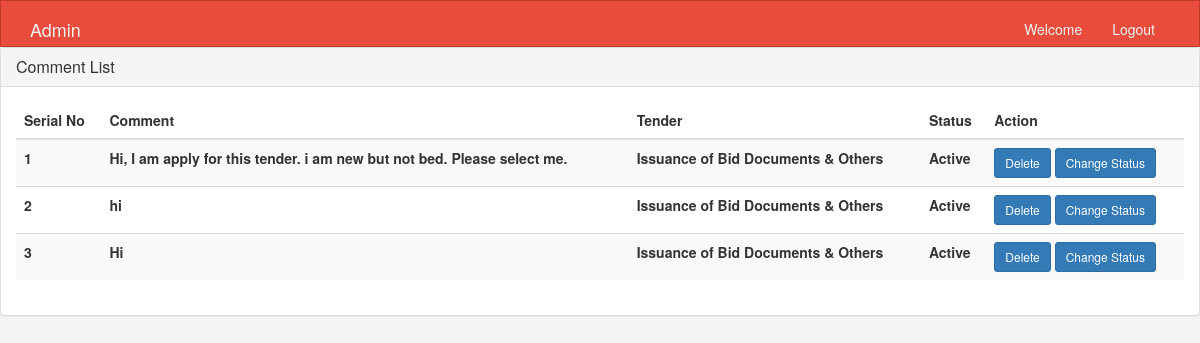
Screenshot of /E-tender/admincomment.php (signed in) with the database file from the repository.
### tables this page shows
CREATE TABLE `comments` (
  `comment_id` int(11) NOT NULL,
  `comment` text NOT NULL,
  `user_id` int(11) NOT NULL,
  `tender_id` int(11) NOT NULL,
  `comment_parent_id` int(11) NOT NULL,
  `comment_date` datetime NOT NULL,
  `comment_dom` timestamp NOT NULL DEFAULT CURRENT_TIMESTAMP,
  `comment_status` tinyint(1) NOT NULL DEFAULT '1'
);

CREATE TABLE `tenders` (
  `tender_id` int(11) NOT NULL,
  `tender_name` varchar(255) NOT NULL,
  `tender_price` decimal(10,0) NOT NULL,
  `tender_work` text NOT NULL,
  `tender_no` text NOT NULL,
  `publish_date` date NOT NULL,
  `selling_end_date` date NOT NULL,
  `tender_opening_date` datetime NOT NULL,
  `tender_closing_date` datetime NOT NULL,
  `ministry_id` int(11) NOT NULL,
  `division_id` int(11) NOT NULL,
  `subdivision_id` int(11) NOT NULL,
  `constructor_id` int(11) NOT NULL DEFAULT '0',
  `tender_image` varchar(255) NOT NULL,
  `tender_des` text NOT NULL,
  `pe_office` varchar(255) NOT NULL,
  `tender_source` varchar(255) NOT NULL,
  `tender_location` varchar(255) NOT NULL,
  `tender_type` varchar(255) NOT NULL,
  `tender_nature` varchar(255) NOT NULL,
  `tender_entity` varchar(255) NOT NULL,
  `tender_method` varchar(255) NOT NULL,
  `tender_qualification` varchar(255) NOT NULL,
  `tender_status` tinyint(1) NOT NULL DEFAULT '1',
  `tender_doc` datetime NOT NULL,
  `tender_dom` timestamp NOT NULL DEFAULT CURRENT_TIMESTAMP,
  `tender_creator` int(11) NOT NULL
);

### E-tender/admincomment.php (the view, shortened to what this page needs)
<?php
  include 'database_connect.php';
?>
<!DOCTYPE html>
<html lang="en">
  <head>
    <link href="bootstrap.min.css" rel="stylesheet">
    <link href="style.css" rel="stylesheet">
  </head>
<body>
<nav class="navbar navbar-default">
  <div class="container">
    <div class="navbar-header">
      <a class="navbar-brand" href="#">Admin</a>
    </div>
    <div id="navbar" class="collapse navbar-collapse">
      <ul class="nav navbar-nav navbar-right">
        <li><a href="#">Welcome</a></li>
        <li><a href="logout.php">Logout</a></li>
      </ul>
    </div>
  </div>
</nav>
<div class="panel panel-default">
  <div class="panel-heading">
    <h3 class="panel-title">Comment List</h3>
  </div>
  <div class="panel-body">
    <table class="table table-striped table-hover">
      <thead>
        <tr>
          <th>Serial No</th>
          <th>Comment</th>
          <th>Tender</th>
          <th>Status</th>
          <th>Action</th>
        </tr>
      </thead>
      <tbody>
        <?php
          $sql="select * from comments join users where comments.user_id = users.user_id";
          $res = mysqli_query($conn,$sql);
          $count=0;
          while($row = mysqli_fetch_array($res))
          {
            $tender_id = $row['tender_id'];
            $sql1="select * from tenders where tender_id = $tender_id";
            $res1 = mysqli_query($conn,$sql1);
            $data = mysqli_fetch_array($res1);
            $status=$row['comment_status'];
            if ($status == '1') {
                $a='Active';
            }else{
                $a='Inactive';
            }
            $count++;
        ?>
        <tr>
          <th><?php echo $count;?></th>
          <th><?php echo $row['comment'];?></th>
          <th><?php echo $data['tender_name'];?></th>
          <th><?php echo $a;?></th>
          <th class="action">
            <form method="post" action="admincomment.php">
              <button type="submit" class="btn btn-primary a-btn-slide-text btn-sm" name="delete">Delete</button>
              <button type="submit" class="btn btn-primary a-btn-slide-text btn-sm" name="status">Change Status</button>
            </form>
          </th>
        </tr>
        <?php } ?>
      </tbody>
    </table>
  </div>
</div>
  </body>
</html>

### E-tender/style.css (style rules this page uses)
body { background:#f4f4f4; }
.navbar { min-height: 33px !important; margin-bottom:0; border-radius:0; }
.navbar-nav > li > a, .navbar-brand { padding-top:6px !important; padding-bottom:0 !important; height: 33px; }
.navbar-default { background-color: #e74c3c; border-color: #c0392b; }
.navbar-default .navbar-brand { color: #ecf0f1; }
.navbar-default .navbar-nav > li > a { color: #ecf0f1; }
.navbar-default .navbar-collapse, .navbar-default .navbar-form { border-color: #ecf0f1; }
.container { margin-top: 12px; }

### rows the page displays
comments: comment "Hi, I am apply for this tender. i am new but not bed. Please select me.", tender.tender_name "Issuance of Bid Documents & Others", comment_status "Active"
comments: comment "hi", tender.tender_name "Issuance of Bid Documents & Others", comment_status "Active"
comments: comment "Hi", tender.tender_name "Issuance of Bid Documents & Others", comment_status "Active"
